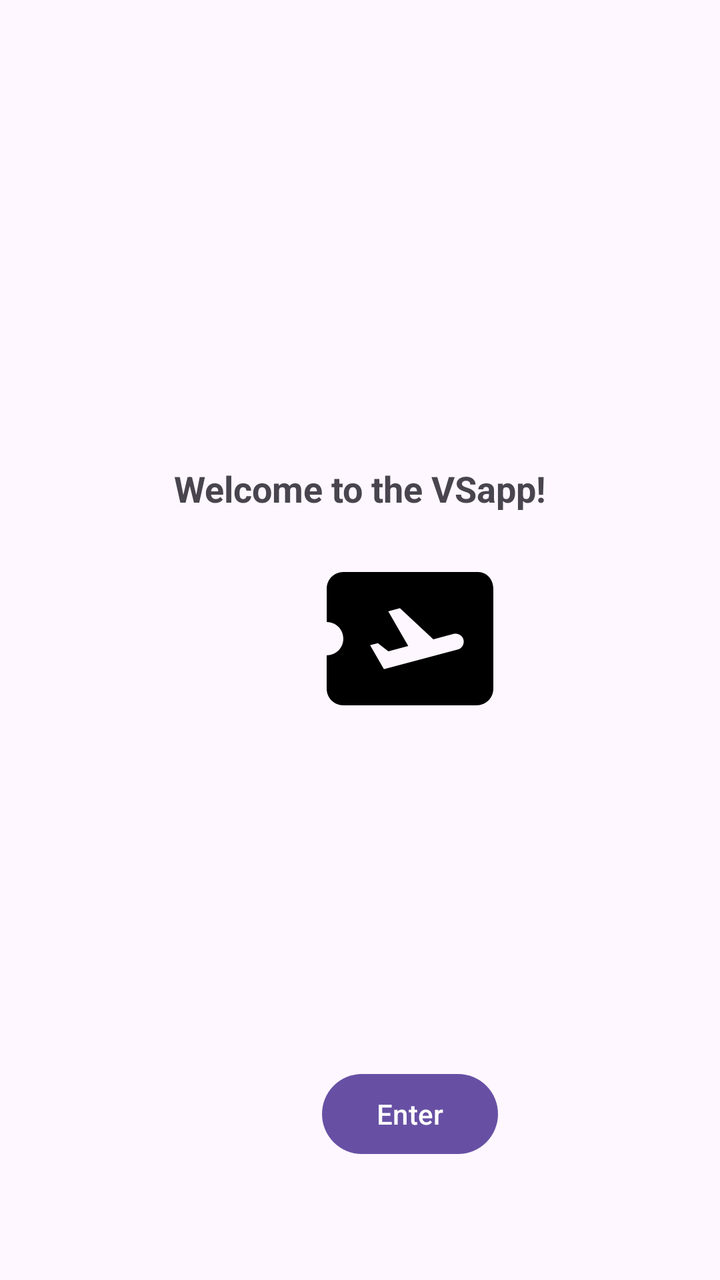
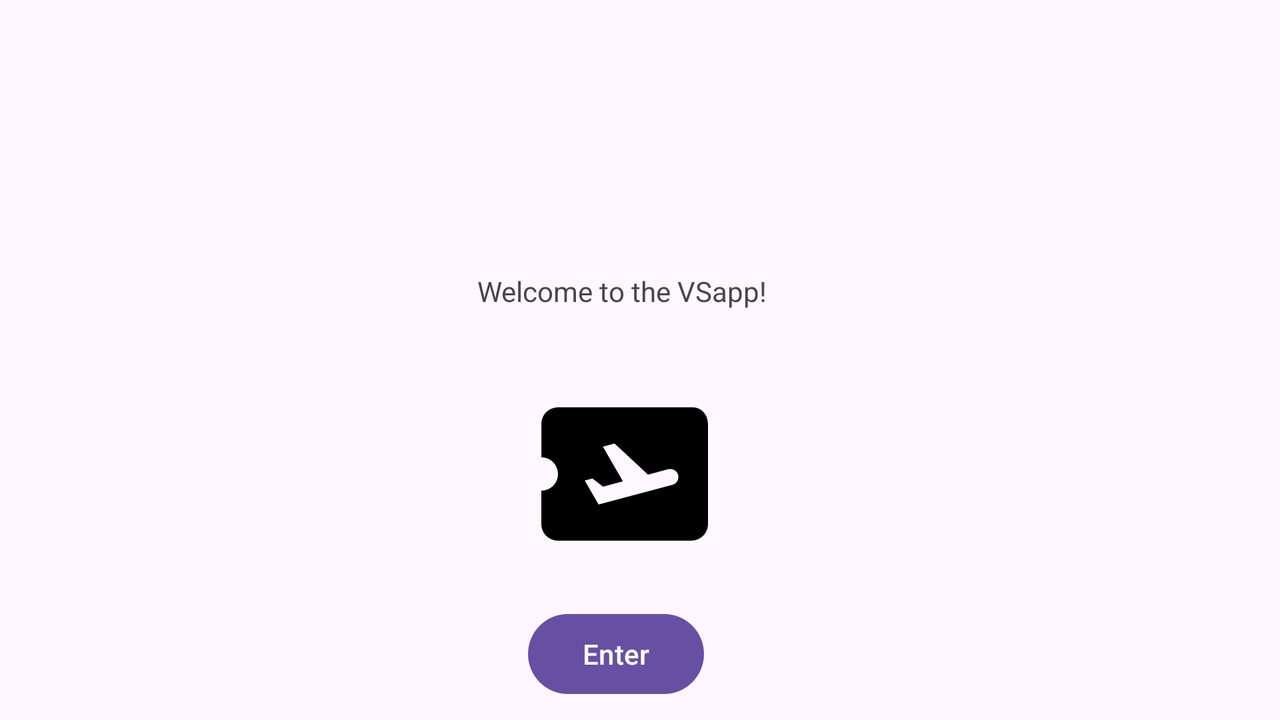

First picture: res/layout/ on a phone held upright. Second picture: the repository's own variant of that layout, on a device whose configuration matches the variant's folder. Source for both follows.
<!-- AndroidManifest.xml: application theme Theme.VSapp -->
<!-- res/layout/activity_main.xml -->
<?xml version="1.0" encoding="utf-8"?>
<androidx.constraintlayout.widget.ConstraintLayout xmlns:android="http://schemas.android.com/apk/res/android"
    xmlns:app="http://schemas.android.com/apk/res-auto"
    xmlns:tools="http://schemas.android.com/tools"
    android:id="@+id/main"
    android:layout_width="match_parent"
    android:layout_height="match_parent"
    tools:context=".UI.MainActivity">

    <TextView
        android:id="@+id/Vacation"
        android:layout_width="wrap_content"
        android:layout_height="wrap_content"
        android:text="Welcome to the VSapp!"
        android:textStyle="bold"
        android:textSize="18sp"
        app:layout_constraintBottom_toBottomOf="parent"
        app:layout_constraintEnd_toEndOf="parent"
        app:layout_constraintStart_toStartOf="parent"
        app:layout_constraintTop_toTopOf="parent"
        app:layout_constraintVertical_bias="0.377" />

    <Button
        android:id="@+id/button"
        android:layout_width="wrap_content"
        android:layout_height="wrap_content"
        android:layout_marginStart="161dp"
        android:layout_marginTop="16dp"
        android:layout_marginEnd="162dp"
        android:layout_marginBottom="55dp"
        android:text="Enter"
        app:layout_constraintBottom_toBottomOf="parent"
        app:layout_constraintEnd_toEndOf="parent"
        app:layout_constraintHorizontal_bias="0.0"
        app:layout_constraintStart_toStartOf="parent"
        app:layout_constraintTop_toBottomOf="@id/airplane" />

    <ImageView
        android:id="@+id/airplane"
        android:layout_width="wrap_content"
        android:layout_height="wrap_content"
        android:layout_marginStart="155dp"
        android:layout_marginTop="9dp"
        android:layout_marginEnd="156dp"
        android:layout_marginBottom="144dp"
        android:src="@drawable/baseline_airplane_ticket_24"
        app:layout_constraintBottom_toTopOf="@id/button"
        app:layout_constraintEnd_toEndOf="parent"
        app:layout_constraintHorizontal_bias="0.0"
        app:layout_constraintStart_toStartOf="parent"
        app:layout_constraintTop_toBottomOf="@+id/Vacation"
        app:layout_constraintVertical_bias="1.0" />

</androidx.constraintlayout.widget.ConstraintLayout>
<!-- resources referenced by this layout -->
<resources>
  <!-- drawable baseline_airplane_ticket_24 (drawable) -->
  <vector xmlns:android="http://schemas.android.com/apk/res/android" android:autoMirrored="true" android:height="100dp" android:tint="#000000" android:viewportHeight="24" android:viewportWidth="24" android:width="100dp">
        
      <path android:fillColor="@android:color/white" android:pathData="M20.19,4H4C2.9,4 2.01,4.9 2.01,6v4C3.11,10 4,10.9 4,12s-0.89,2 -2,2v4c0,1.1 0.9,2 2,2h16c1.1,0 2,-0.9 2,-2V6C22,4.9 21.19,4 20.19,4zM17.73,13.3l-8.86,2.36l-1.66,-2.88l0.93,-0.25l1.26,0.99l2.39,-0.64l-2.4,-4.16l1.4,-0.38l4.01,3.74l2.44,-0.65c0.51,-0.14 1.04,0.17 1.18,0.68C18.55,12.62 18.25,13.15 17.73,13.3z"/>
      
  </vector>
  <style name="Theme.VSapp" parent="Base.Theme.VSapp" />
  <style name="Base.Theme.VSapp" parent="Theme.Material3.DayNight">
          
          
      </style>
</resources>
<!-- res/layout-land/activity_main.xml (the repository's variant of the layout above) -->
<!-- drawn on the phone turned sideways -->
<?xml version="1.0" encoding="utf-8"?>
<androidx.constraintlayout.widget.ConstraintLayout xmlns:android="http://schemas.android.com/apk/res/android"
    xmlns:app="http://schemas.android.com/apk/res-auto"
    xmlns:tools="http://schemas.android.com/tools"
    android:id="@+id/main"
    android:layout_width="match_parent"
    android:layout_height="match_parent"
    tools:context=".UI.MainActivity">

    <TextView
        android:id="@+id/Vacation"
        android:layout_width="wrap_content"
        android:layout_height="wrap_content"
        android:layout_marginTop="136dp"
        android:text="Welcome to the VSapp!"
        app:layout_constraintEnd_toEndOf="parent"
        app:layout_constraintHorizontal_bias="0.482"
        app:layout_constraintStart_toStartOf="parent"
        app:layout_constraintTop_toTopOf="parent" />

    <Button
        android:id="@+id/button"
        android:layout_width="wrap_content"
        android:layout_height="wrap_content"
        android:layout_marginStart="161dp"
        android:layout_marginTop="16dp"
        android:layout_marginEnd="162dp"
        android:layout_marginBottom="55dp"
        android:text="Enter"
        app:layout_constraintBottom_toBottomOf="parent"
        app:layout_constraintEnd_toEndOf="parent"
        app:layout_constraintHorizontal_bias="0.45"
        app:layout_constraintStart_toStartOf="parent"
        app:layout_constraintTop_toBottomOf="@id/airplane"
        app:layout_constraintVertical_bias="0.0" />

    <ImageView
        android:id="@+id/airplane"
        android:layout_width="wrap_content"
        android:layout_height="wrap_content"
        android:layout_marginStart="155dp"
        android:layout_marginTop="32dp"
        android:layout_marginEnd="156dp"
        android:src="@drawable/baseline_airplane_ticket_24"
        app:layout_constraintEnd_toEndOf="parent"
        app:layout_constraintHorizontal_bias="0.468"
        app:layout_constraintStart_toStartOf="parent"
        app:layout_constraintTop_toBottomOf="@+id/Vacation" />

</androidx.constraintlayout.widget.ConstraintLayout>
